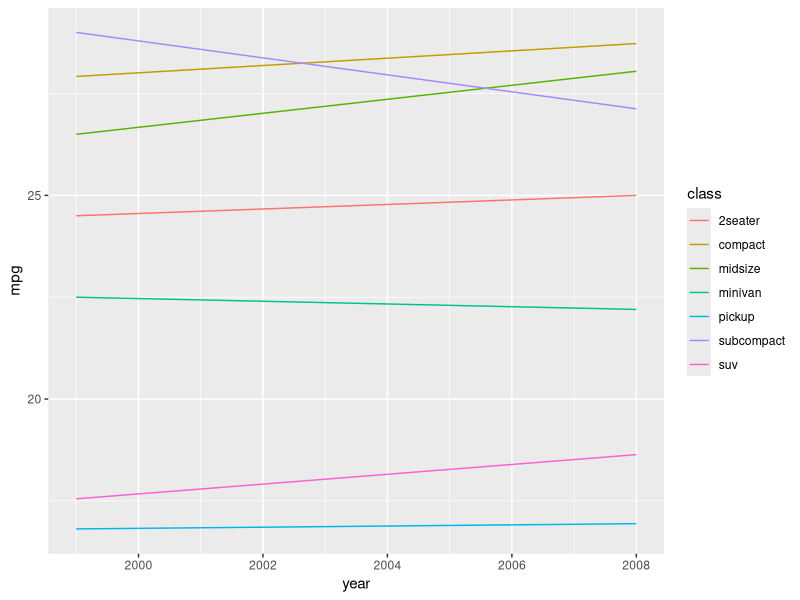

The R script that drew this image:
## ---- chunk 1
library(tidyverse)
## ---- chunk 2
mpg %>% 
  group_by(year, class) %>% 
  summarise(mpg = mean(hwy)) %>% 
  ggplot(aes(year, mpg, color = class)) + 
  geom_line()
